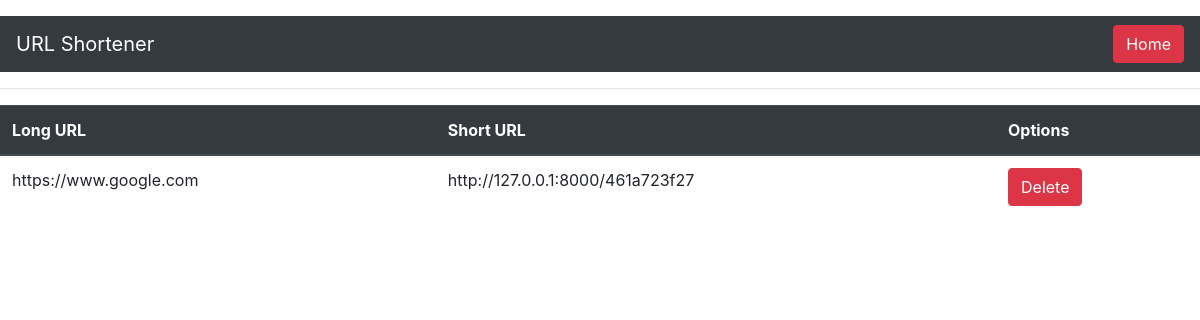
The app's page /api/all_urls/, older data.
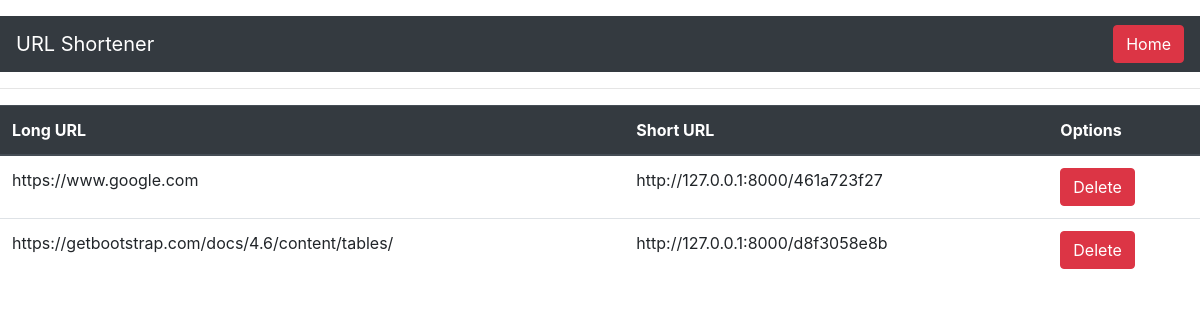
The same page, newer data.
### shortener/models.py (models this page shows)
class UrlShortner(models.Model):
    long_url = models.URLField(primary_key=True)
    short_code = models.CharField(unique=True,max_length=30)

### shortener/views.py (the view)
# urls.py: path('api/all_urls/',views.display,name='display'),
def display(request):
    data = UrlShortner.objects.all()
    context ={ 'urls':data }
    return render(request,'display.html',context)

### shortener/templates/display.html (shortened to what this page needs)
{% extends 'base.html' %}
{% block nav %}<a href="/" class="btn btn-danger">Home</a>{% endblock %}
{% block body %}
<table class="table">
    <thead class="thead-dark">
      <tr>
        <th scope="col">Long URL</th>
        <th scope="col">Short URL</th>
        <th scope="col">Options</th>
      </tr>
    </thead>
    <tbody>
        {% for i in urls %}
      <tr>
        <td>{{i.long_url}}</td>
        <td>http://127.0.0.1:8000/{{i.short_code}}</td>
        <td><a href="/api/delete_url/{{i.short_code}}" class="btn btn-danger">Delete</a></td>
      </tr>
      {% endfor %}
    </tbody>
  </table>
</div>
{% endblock %}

Row changes from the older to the newer data that the page shows:
added UrlShortner: long_url "https://getbootstrap.com/docs/4.6/content/tables/", short_code "d8f3058e8b"
